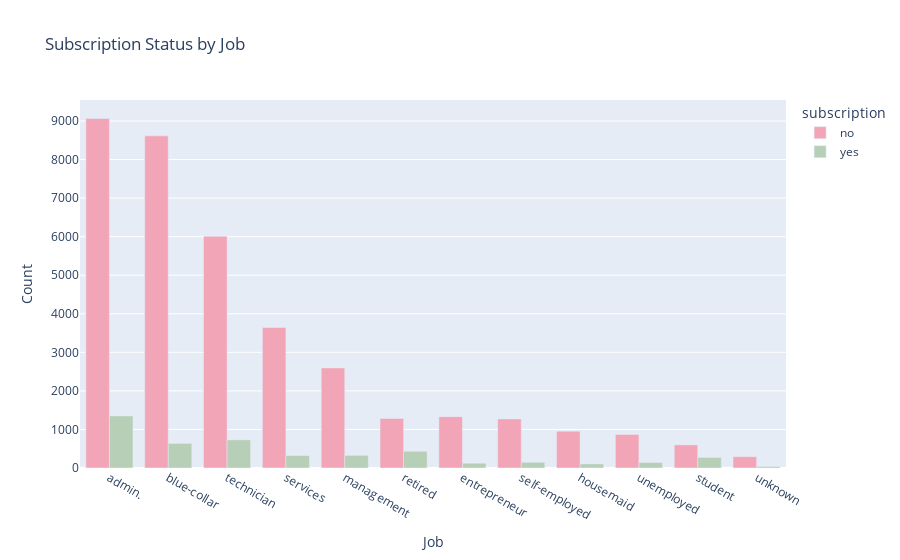

The notebook cell saved with this chart:
### Code cell
# Plot subscription by job

job_counts = bankmktg_df.groupby(["job", "subscription"]).size().reset_index(name="count")

job_order = (
    job_counts.groupby("job")["count"].sum()
    .sort_values(ascending=False)
    .index.tolist()
)

# Plotly bar chart 
fig = px.bar(
    job_counts,
    y="count",         
    x="job",
    color="subscription",
    barmode="group",
    category_orders={"job": job_order},   
    title="Subscription Status by Job",
    color_discrete_sequence=['#F2A5B7', '#B6CFB6'] 
)

# Axis labels
fig.update_layout(
    xaxis_title="Job",
    yaxis_title="Count"
)

fig.write_image("images/job.png")
fig.show()

### Figure 1 — Plotly figure (JSON) as saved in the notebook; plotly's stock layout.template omitted (floating-point values rounded to 4 significant figures)
{"data": [{"alignmentgroup": "True", "hovertemplate": "subscription=no<br>job=%{x}<br>count=%{y}<extra></extra>", "legendgroup": "no", "marker": {"color": "#F2A5B7", "pattern": {"shape": ""}}, "name": "no", "offsetgroup": "no", "orientation": "v", "showlegend": true, "textposition": "auto", "type": "bar", "x": ["admin.", "blue-collar", "entrepreneur", "housemaid", "management", "retired", "self-employed", "services", "student", "technician", "unemployed", "unknown"], "xaxis": "x", "y": [9068, 8615, 1332, 954, 2596, 1284, 1272, 3644, 600, 6009, 870, 293], "yaxis": "y"}, {"alignmentgroup": "True", "hovertemplate": "subscription=yes<br>job=%{x}<br>count=%{y}<extra></extra>", "legendgroup": "yes", "marker": {"color": "#B6CFB6", "pattern": {"shape": ""}}, "name": "yes", "offsetgroup": "yes", "orientation": "v", "showlegend": true, "textposition": "auto", "type": "bar", "x": ["admin.", "blue-collar", "entrepreneur", "housemaid", "management", "retired", "self-employed", "services", "student", "technician", "unemployed", "unknown"], "xaxis": "x", "y": [1351, 638, 124, 106, 328, 434, 149, 323, 275, 730, 144, 37], "yaxis": "y"}], "layout": {"autosize": true, "barmode": "group", "legend": {"title": {"text": "subscription"}, "tracegroupgap": 0}, "title": {"text": "Subscription Status by Job"}, "xaxis": {"anchor": "y", "autorange": true, "categoryarray": ["admin.", "blue-collar", "technician", "services", "management", "retired", "entrepreneur", "self-employed", "housemaid", "unemployed", "student", "unknown"], "categoryorder": "array", "domain": [0, 1], "range": [-0.5, 11.5], "title": {"text": "Job"}, "type": "category"}, "yaxis": {"anchor": "x", "autorange": true, "domain": [0, 1], "range": [0, 9545.0], "title": {"text": "Count"}, "type": "linear"}}}
